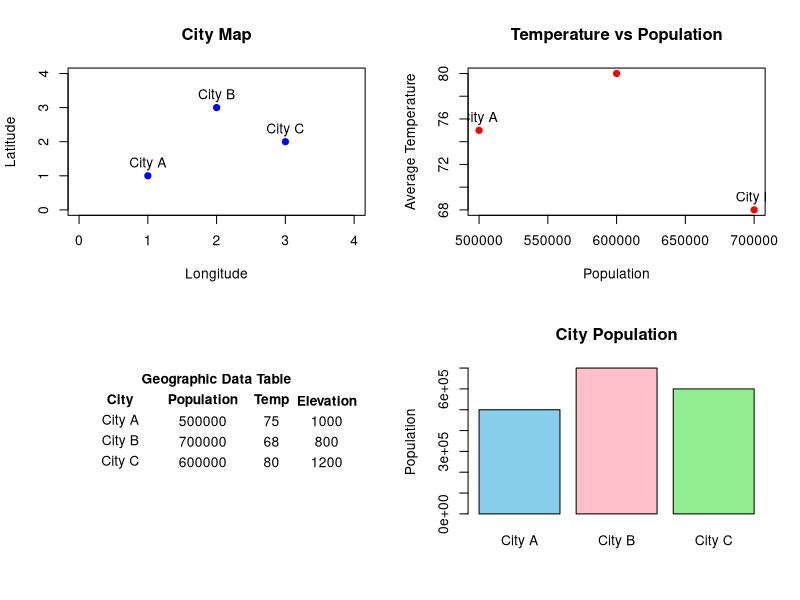

R code for this plot:
# Dataset
geo <- data.frame(
  City = c("City A", "City B", "City C"),
  Population = c(500000, 700000, 600000),
  Temperature = c(75, 68, 80),
  Elevation = c(1000, 800, 1200)
)

# Display 2x2 layout
par(mfrow = c(2,2))

#-----------------------------------
# 1. Map Representation (Dummy Map)
#-----------------------------------
plot(c(1,2,3), c(1,3,2),
     pch = 19,
     col = "blue",
     xlim = c(0,4),
     ylim = c(0,4),
     xlab = "Longitude",
     ylab = "Latitude",
     main = "City Map")

text(c(1,2,3), c(1,3,2),
     labels = geo$City,
     pos = 3)

#-----------------------------------
# 2. Scatter Plot
#-----------------------------------
plot(geo$Population,
     geo$Temperature,
     pch = 19,
     col = "red",
     xlab = "Population",
     ylab = "Average Temperature",
     main = "Temperature vs Population")

text(geo$Population,
     geo$Temperature,
     labels = geo$City,
     pos = 3)

#-----------------------------------
# 3. Table
#-----------------------------------
plot.new()
text(0.5,0.95,"Geographic Data Table",font=2)

text(0.15,0.80,"City",font=2)
text(0.45,0.80,"Population",font=2)
text(0.70,0.80,"Temp",font=2)
text(0.90,0.80,"Elevation",font=2)

text(0.15,0.65,"City A")
text(0.45,0.65,"500000")
text(0.70,0.65,"75")
text(0.90,0.65,"1000")

text(0.15,0.50,"City B")
text(0.45,0.50,"700000")
text(0.70,0.50,"68")
text(0.90,0.50,"800")

text(0.15,0.35,"City C")
text(0.45,0.35,"600000")
text(0.70,0.35,"80")
text(0.90,0.35,"1200")

#-----------------------------------
# 4. Population Bar Chart
#-----------------------------------
barplot(geo$Population,
        names.arg = geo$City,
        col = c("skyblue","pink","lightgreen"),
        main = "City Population",
        ylab = "Population")
